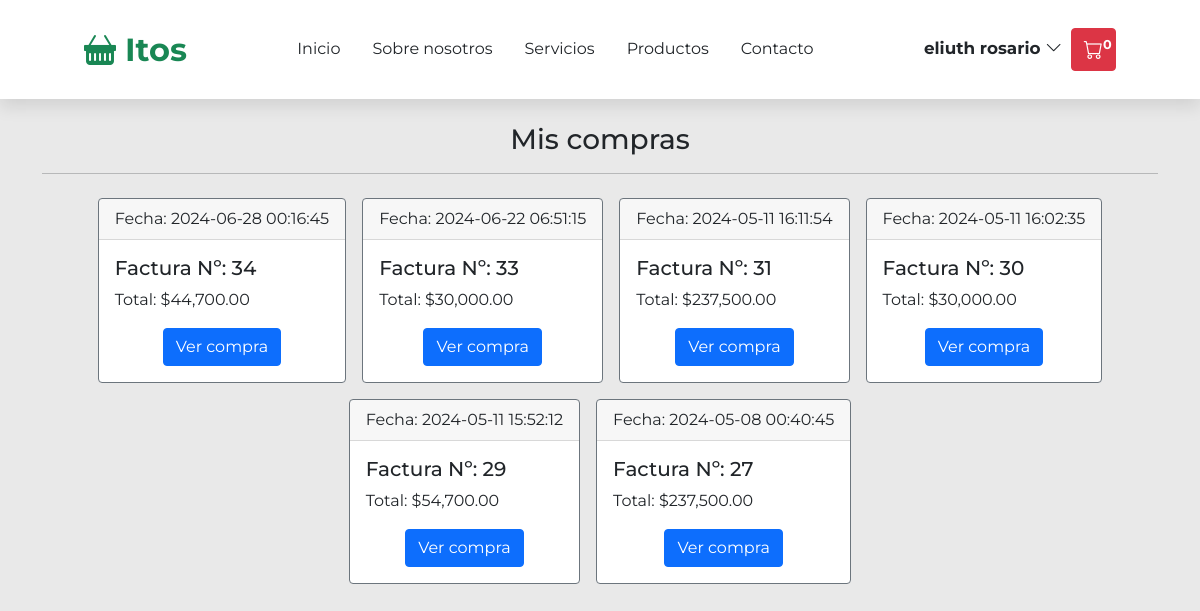
The app's page /view/cliente/compras.php (signed in) with its own data.
### tables this page shows
CREATE TABLE `factura` (
  `idFactura` int(10) NOT NULL,
  `idTransaccion` varchar(100) DEFAULT NULL,
  `fecha` datetime DEFAULT NULL,
  `estado` varchar(10) NOT NULL,
  `total` double DEFAULT NULL,
  `email` varchar(30) DEFAULT NULL,
  `idCliente` int(10) DEFAULT NULL
);

### model/config.php (called while the page is built, shortened)
<?php
$numCart = 0;
?>

### view/cliente/compras.php (the view, shortened to what this page needs)
<?php
require '../../conexion.php';
require '../../model/config.php';
$idCliente = $_SESSION['idCliente'];
$sql = $con->prepare("SELECT idFactura, fecha, total FROM factura WHERE idCliente = ? ORDER BY fecha DESC");
$sql->execute([$idCliente]);
$result = $sql->get_result();
?>
<!DOCTYPE html>
<html lang="es">
<head>
  <link rel="stylesheet" href="../../assets/css/bootstrap.min.css">
  <link rel="stylesheet" href="https://cdn.jsdelivr.net/npm/bootstrap-icons@1.10.2/font/bootstrap-icons.css">
  <link rel="stylesheet" href="../../assets/css/styles.css">
</head>
<body>
  <header class="header">
    <a href="#" class="logo">
      <i class="bi bi-basket-fill"></i> Itos
    </a>
    <nav class="nav-bar">
      <a href="../../index.php" class="link">Inicio</a>
      <a href="../../index.php#about" class="link">Sobre nosotros</a>
      <a href="../../index.php#services" class="link">Servicios</a>
      <a href="./productos.php" class="link">Productos</a>
      <a href="#" class="link" data-bs-toggle="modal" data-bs-target="#modalContacto">Contacto</a>
    </nav>
    <div class="icons">
      <?php if (isset($_SESSION['idUsuario'])) { ?>
        <a href="#" class="me-1" id="btn-user" role="button" data-bs-toggle="dropdown" aria-expanded="false">
          <small class="text-dark">
            <?= $_SESSION['nombres'] .' '. $_SESSION['apellidos']; ?>
            <i class="bi bi-chevron-down"></i>
          </small>
        </a>
      <?php } else { ?>
        <a href="./view/cliente/login.php" class="btn btn-primary text-sm-center" id="btn-user">
          <i class="bi bi-person"></i>
        </a>
      <?php } ?>
      <a href="./carrito.php" class="btn btn-danger" id="btn-car">
        <i class="bi bi-cart"></i>
        <span class="num-cart mt-0" id="num-cart">
          <?php echo $numCart; ?>
        </span>
      </a>
    </div>
  </header>
  <div class="container mt-4 ">
    <h3 class="text-center mt-4">Mis compras</h3>
    <hr>
    <div class="d-flex g-2 justify-content-center flex-wrap">
      <?php
      if ($result->num_rows > 0) {
        while ($compra = $result->fetch_assoc()) { ?>
        <div class="card m-2 border-secondary">
          <div class="card-header">
            Fecha: <?= $compra['fecha']; ?>
          </div>
          <div class="card-body">
            <h5 class="card-title">Factura Nº: <?= $compra['idFactura']; ?></h5>
            <p class="card-text">Total: <?= MONEDA . number_format($compra['total'],  2, '.', ','); ?></p>
            <div class="d-flex justify-content-center">
              <a href="./detallesCompra.php?idFactura=<?= $compra['idFactura']; ?>" class="btn btn-primary">Ver compra</a>
            </div>
          </div>
        </div>
      <?php
        }
      } else {
        echo '<span class="text-center">No has hecho ninguna compra</span>';
      }
      ?>
    </div>
  </div>
</body>
</html>

### assets/css/styles.css (style rules this page uses)
:root { --bs-blue: #0d6efd; --bs-indigo: #6610f2; --bs-purple: #6f42c1; --bs-red: #dc3545; --bs-green: #198754; --bs-teal: #93d8c3; --bs-white: #fff; --bs-gray: #6c757d; --bs-gray-dark: #343a40; --bs-primary: #0d6efd; --bs-secondary: #6c757d; --bs-success: #198754; --bs-danger: #dc3545; --bs-light: #e9e9e9; --bs-dark: #212529; --bs-orange: #fd7e14; --box-shadow: 0 0.5rem 1rem rgba(0, 0, 0, 0.1); --border: 1rem solid rgba(0, 0, 0, 0.1); }
* { margin: 0; padding: 0; box-sizing: border-box; font-family: "Montserrat", sans-serif; transition: all 0.2s linear; }
body { background-color: var(--bs-light); scroll-behavior: smooth; }
a, li, ul { list-style: none; text-decoration: none; }
.header { position: relative; top: 0; left: 0; right: 0; z-index: 1000; display: flex; align-items: center; justify-content: space-between; padding: 1.6rem 7%; background-color: var(--bs-white); box-shadow: var(--box-shadow); cursor: pointer; user-select: none; }
.header .logo { font-size: 2rem; font-weight: bolder; color: var(--bs-green); }
.header .logo i { color: var(--bs-green); }
.header .nav-bar { display: flex; justify-content: center; align-items: center; }
.header .nav-bar .link { font-size: 1rem; margin: 0 1rem; padding: 5px 0; border-bottom: 2px solid transparent; color: var(--bs-dark); }
.header .icons a { font-size: 1.2rem; font-weight: bold; }
.header .icons a #num-cart { font-size: 0.8rem !important; }
.num-cart { position: absolute; font-size: 0.5rem; border-radius: 50%; }

### records on screen
factura: fecha "2024-06-28 00:16:45", idFactura "34", total "44,700.00"
factura: fecha "2024-06-22 06:51:15", idFactura "33", total "30,000.00"
factura: fecha "2024-05-11 16:11:54", idFactura "31", total "237,500.00"
factura: fecha "2024-05-11 16:02:35", idFactura "30", total "30,000.00"
factura: fecha "2024-05-11 15:52:12", idFactura "29", total "54,700.00"
factura: fecha "2024-05-08 00:40:45", idFactura "27", total "237,500.00"

### other values on screen
$_SESSION['nombres'] "eliuth"
$_SESSION['apellidos'] "rosario"
$numCart "0"
